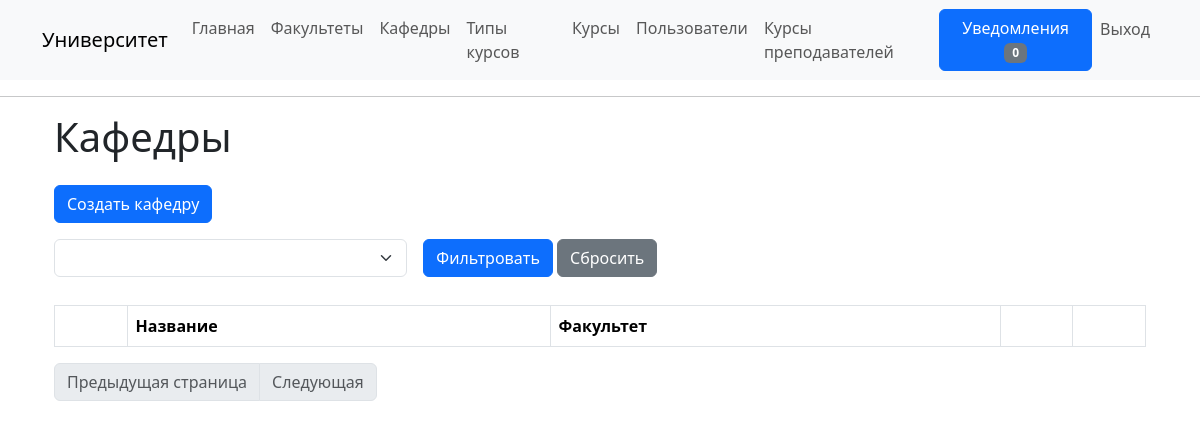
Before: /departments (signed in) with the older database file.
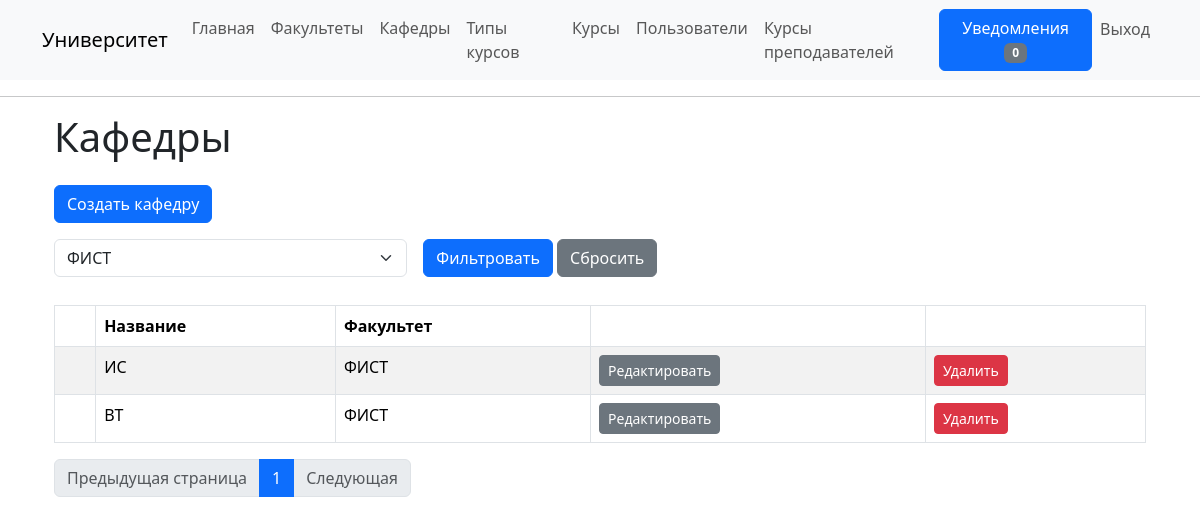
After: the same page with the newer database file.
### app/models/department.py (models this page shows, shortened)
class Department(db.Model):
    id: so.Mapped[int] = so.mapped_column(primary_key=True)
    name: so.Mapped[str] = so.mapped_column(
        sa.String(128), index=True, unique=True)
    faculty_id: so.Mapped[int] = so.mapped_column(
        sa.ForeignKey('faculty.id', ondelete='CASCADE'), index=True)
    faculty: so.Mapped['Faculty'] = so.relationship(
        back_populates='departments')
    teachers: so.WriteOnlyMapped['User'] = so.relationship(
        secondary=teachers_departments, primaryjoin=(teachers_departments.c.department_id == id), back_populates='departments', passive_deletes=True)

### app/models/faculty.py (models this page shows, shortened)
class Faculty(db.Model):
    id: so.Mapped[int] = so.mapped_column(primary_key=True)
    name: so.Mapped[str] = so.mapped_column(
        sa.String(128), index=True, unique=True)
    departments: so.WriteOnlyMapped['Department'] = so.relationship(
        back_populates='faculty', passive_deletes=True)

### app/routes/department_routes.py (the view)
@app.route('/departments')
@login_required
@required_role(role=user.ADMIN)
def departments():
    page = request.args.get('page', 1, type=int)
    faculty = request.args.get('faculty_id', None, type=int)
    if faculty is not None:
        faculty = [faculty]
    departments = department_service.get_all_paginated(page, faculty)
    faculties = faculty_service.get_all()
    return render_template('departments/departments.html', title='Кафедры', departments=departments, faculties=faculties)

### app/routes/__init__.py (called while the page is built)
@login.user_loader
def load_user(id):
  return user_service.get_by_id(id)

### app/services/department_service.py (called while the page is built)
def get_all_paginated(page: int, faculties=None, search_request=None):
    try:
        query = sa.select(Department)
        conditions = []
        if faculties is not None:
            conditions.append(Department.faculty_id.in_(faculties))
        if search_request is not None:
            conditions.append(Department.name.ilike(f'%{search_request}%'))
        app.logger.info(f"условия {conditions}")
        if conditions:
            query = query.where(sa.and_(*conditions))
        query = query.order_by(Department.faculty_id)
        return db.paginate(query, page=page, per_page=app.config['DEPARTMENTS_PER_PAGE'], error_out=False)
    except Exception as e:
        db.session.rollback()
        app.logger.error(e)
        raise Exception('Неизвестная ошибка')

### app/services/faculty_service.py (called while the page is built)
def get_all():
    try:
        return db.session.execute(sa.select(Faculty).order_by(Faculty.name)).scalars().all()
    except Exception as e:
        db.session.rollback()
        app.logger.error(e)
        raise Exception('Неизвестная ошибка')

### app/services/user_service.py (called while the page is built)
def get_by_id(id: int):
    try:
        res = db.session.get(User, id)
        if res is None:
            raise ValueError(f'Пользователь с id = {id} не существует')
        return res
    except ValueError as e:
        db.session.rollback()
        app.logger.error(e)
        raise
    except Exception as e:
        db.session.rollback()
        app.logger.error(e)
        raise Exception('Неизвестная ошибка')

### app/templates/departments/departments.html (shortened to what this page needs)
{% extends "base.html" %}
{% block content %}
    <div class="container">
        <h1>Кафедры</h1>
        <a class="btn btn-primary my-3" href="{{ url_for('create_department') }}" role="button">
            Создать кафедру
        </a>
        <br>
        <form method="get" action="{{ url_for('departments') }}" class="mb-1">
            <div class="row g-3">
                <div class="col-md-4">
                    <select name = 'faculty_id' class="form-select">
                        {% for faculty in faculties %}
                            {% if faculty.id|string == request.args.get('faculty_id') %}
                                <option value="{{ faculty.id }}" selected> {{faculty.name}} </option>
                            {% else %}
                                <option value="{{ faculty.id }}"> {{faculty.name}} </option>
                            {% endif %}
                        {% endfor %}
                    </select>
                </div>
                <div class="col-md-4">
                    <button type="submit" class="btn btn-primary">Фильтровать</button>
                    <a href="{{ url_for('departments') }}" class="btn btn-secondary">Сбросить</a>
                </div>
            </div>
        </form>
        <br>
        <table id="departments-table" class="table table-striped table-bordered" style="width:100%">
            <thead>
                <tr>
                    <th> </th>
                    <th> Название </th>
                    <th> Факультет </th>
                    <th></th>
                    <th></th>
                </tr>
            </thead>
            <tbody>
                {% for department in departments.items %}
                    <tr id="department{{ department.id }}">
                        <td></td>
                        <td>{{department.name}}</td>
                        <td>{{department.faculty.name}}</td>
                        <td>
                            <a class="btn btn-sm btn-secondary" href="{{ url_for('edit_department', department_id=department.id) }}" role="button">Редактировать</a>
                        </td>
                        <td>
                            <button class="btn btn-danger btn-sm delete-btn"
                                    data-item-id="{{ department.id }}">
                                Удалить
                            </button>
                        </td>
                    </tr>
                {% endfor %}
            </tbody>
        </table>
        <ul class="pagination">
            {% if departments.has_prev %}
             <li class="page-item"><a class="page-link" href="{{ url_for('departments', page=departments.prev_num, faculty_id=request.args.get('faculty_id')) }}">Предыдущая страница</a></li>
            {% else %}
             <li class="page-item disabled"><span class="page-link">Предыдущая страница</span>
            {% endif %}
             </li>
            {% for page in departments.iter_pages(left_edge=2, right_edge=2, left_current=1, right_current=1) %}
            {% if page == departments.page %}
             <li class="page-item active"><a class="page-link" href="{{ url_for('departments', page=page, faculty_id=request.args.get('faculty_id')) }}">{{ page }}</a></li>
            {% elif page %}
             <li class="page-item"><a class="page-link" href="{{ url_for('departments', page=page, faculty_id=request.args.get('faculty_id')) }}">{{ page }}</a></li>
            {% else %}
             <li class="page-item disabled" id="example_ellipsis"><a href="#" class="page-link">…</a></li>
            {% endif %}
            {% endfor %}
            {% if departments.has_next %}
             <li class="page-item"><a class="page-link" href="{{ url_for('departments', page=departments.next_num, faculty_id=request.args.get('faculty_id')) }}">Следующая</a></li>
            {% else %}
             <li class="page-item disabled"><span class="page-link">Следующая</span>
            {% endif %}
        </ul>
    </div>
{% endblock %}

### app/templates/base.html (shortened to what this page needs)
<!doctype html>
<html lang="ru">
    <head>
        <link
        href="https://cdn.jsdelivr.net/npm/bootstrap@5.3.2/dist/css/bootstrap.min.css"
        rel="stylesheet"
>
    </head>
    <body>
        <nav class="navbar navbar-expand-lg bg-body-tertiary">
            <div class="container">
              <a class="navbar-brand" href="{{ url_for('index') }}">Университет</a>
              <div class="collapse navbar-collapse" id="navbarSupportedContent">
                <ul class="navbar-nav me-auto mb-2 mb-lg-0">
                  {% if current_user.role == 0 %}
                  <li class="nav-item">
                    <a class="nav-link" aria-current="page" href="{{ url_for('index') }}">Главная</a>
                  </li>
                  <li class="nav-item">
                    <a class="nav-link" aria-current="page" href="{{ url_for('faculties') }}">Факультеты</a>
                  </li>
                  <li class="nav-item">
                    <a class="nav-link" aria-current="page" href="{{ url_for('departments') }}">Кафедры</a>
                  </li>
                  <li class="nav-item">
                    <a class="nav-link" aria-current="page" href="{{ url_for('course_types') }}">Типы курсов</a>
                  </li>
                  <li class="nav-item">
                    <a class="nav-link" aria-current="page" href="{{ url_for('courses') }}">Курсы</a>
                  </li>
                  <li class="nav-item">
                    <a class="nav-link" aria-current="page" href="{{ url_for('users') }}">Пользователи</a>
                  </li>
                  <li class="nav-item">
                    <a class="nav-link" aria-current="page" href="{{ url_for('teachers_courses') }}">Курсы преподавателей</a>
                  </li>
                  {% endif %}
                </ul>
                <ul class="navbar-nav mb-2 mb-lg-0">
                  {% if current_user.is_anonymous %}
                  <li class="nav-item">
                    <a class="nav-link" aria-current="page" href="{{ url_for('login') }}">Вход</a>
                  </li>
                  {% else %}
                  <li class = "nav-item">
                    <button type="button" class="btn btn-primary">
                      Уведомления <span class="badge bg-secondary" id="notifications">0</span>
                    </button>
                  </li>
                  <li class="nav-item">
                    <a class="nav-link" aria-current="page" href="{{ url_for('logout') }}">Выход</a>
                  </li>
                  {% endif %}
                </ul>
              </div>
            </div>
        </nav>
        <hr>
        <div class="container mt-3">
            {% block content %}{% endblock %}
        </div>
    </body>
</html>

Changed rows visible on the page:
added Department: name "ИС", faculty.name "ФИСТ"
added Department: name "ВТ", faculty.name "ФИСТ"
Other visible differences:
form field faculty_id: (not shown) → "ФИСТ"
new list line: "1"
